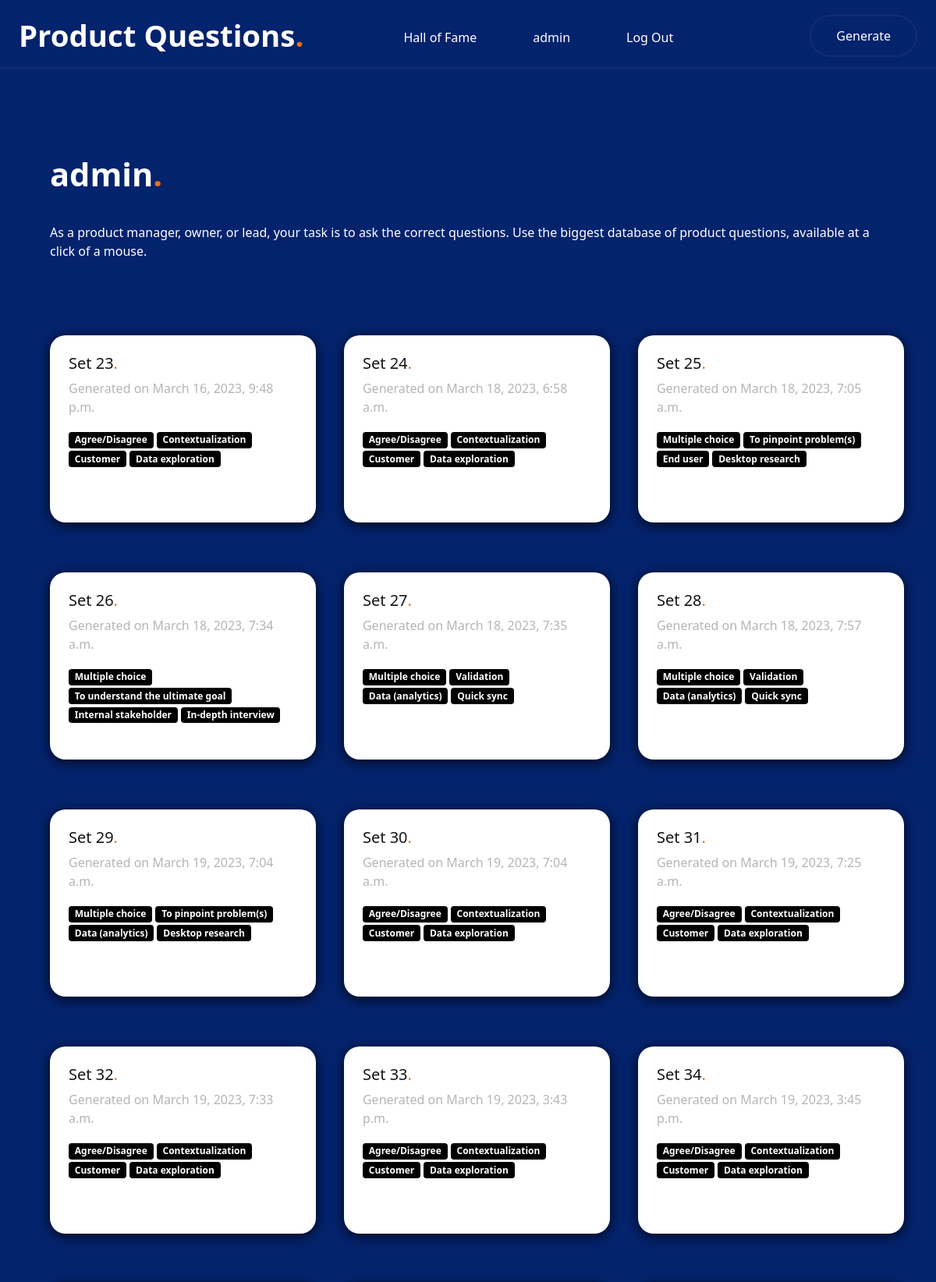
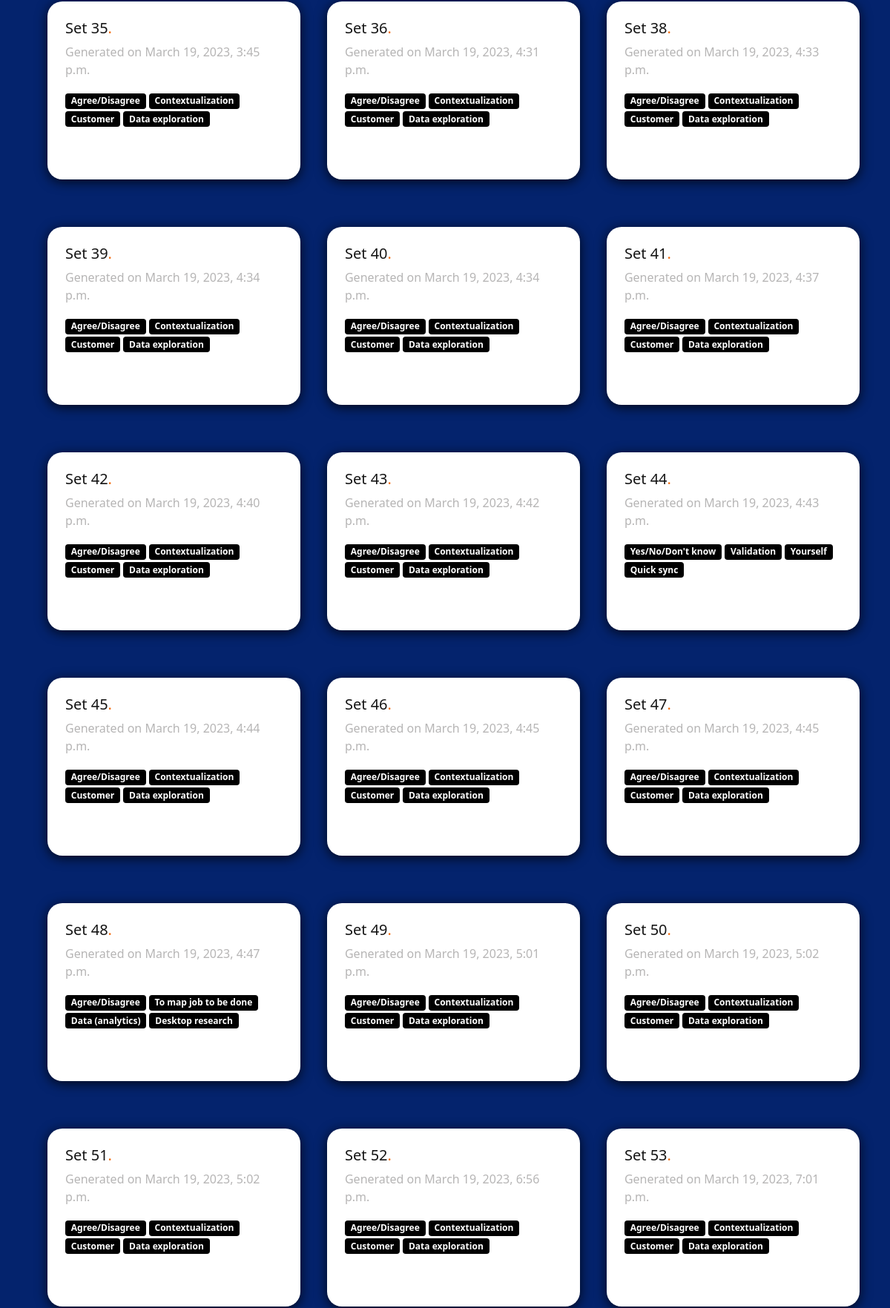
The app's page /user (signed in, upper part) with its own data (2 pictures, top to bottom).
### PQ/models.py (models this page shows)
class User(AbstractUser):
    pass

class Set(models.Model):
    questions = models.ManyToManyField(Question, related_name="questions_set")
    user = models.ForeignKey(User, on_delete=models.CASCADE, related_name="users_sets")
    dategenerated = models.DateTimeField(default=now)
    type = models.ForeignKey(Type, on_delete=models.CASCADE ,verbose_name="types of questions", blank=False, related_name="typeset")
    why = models.ForeignKey(Why, on_delete=models.CASCADE ,verbose_name="why you want to ask them", blank=False, related_name="whyset")
    who = models.ForeignKey(Who, on_delete=models.CASCADE ,verbose_name="who you want to ask", blank=False, related_name="whoset")
    when = models.ForeignKey(When, on_delete=models.CASCADE ,verbose_name="when you want to use them", blank=False, related_name="wheset")
    firsttime = models.BooleanField(default=True)

class Type(models.Model):
    type = models.CharField(max_length=100)
    class Meta:
        ordering = ['type']
    def __str__(self):
        return self.type

class Why(models.Model):
    why = models.CharField(max_length=100)
    class Meta:
        ordering = ['why']
    def __str__(self):
        return self.why

class Who(models.Model):
    who = models.CharField(max_length=100)
    class Meta:
        ordering = ['who']
    def __str__(self):
        return self.who

class When(models.Model):
    when = models.CharField(max_length=100)
    class Meta:
        ordering = ['when']
    def __str__(self):
        return self.when

### PQ/views.py (the view)
# urls.py: path("user", views.user, name="user"),
@login_required(login_url='index')
def user(request):
    user = request.user
    sets = Set.objects.filter(user=user)
    return render(request, "PQ/user.html", {
            "sets": sets,
            "user": user,
     })

### PQ/templates/PQ/user.html
{% extends "PQ/layout.html" %}
{% block body %}
<div class="usercontainer">
    <div class="titlewhite">
        {{user.username}}<span class="spanincolumns">.</span>
    </div>
    <div class=" texttophof fw-lighter">
        As a product manager, owner, or lead, your task is to ask the correct questions.
        Use the biggest database of product questions, available at a click of a mouse.
    </div>
        {% for set in sets %}
                <a href="{% url 'set' set.id %}">
                    <div class="setcardsmall">
                        <h5>Set {{set.id}}<span class="spanincolumns">.</span></h5>
                        <div class="setgenerated">
                            Generated on {{set.dategenerated}}
                        </div>
                        <div classs="spans">
                            <span class="badgecolorblack badge badge-dark">{{set.type}}</span>
                            <span class="badgecolorblack badge badge-dark">{{set.why}}</span>
                            <span class="badgecolorblack badge badge-dark">{{set.who}}</span>
                            <span class="badgecolorblack badge badge-dark">{{set.when}}</span>
                            </div>
                    </div>
                </a>
        {% endfor %}
</div>
{% endblock %}

### PQ/templates/PQ/layout.html (shortened to what this page needs)
{% load static %}
<!DOCTYPE html>
<html lang="en">
    <head>
        <link href="https://cdn.jsdelivr.net/npm/bootstrap@5.1.3/dist/css/bootstrap.min.css" rel="stylesheet">
        <link href="static/PQ/styles.css" rel="stylesheet">
    </head>
    <body>
        <header class="primary-header">
            <nav class="navbar container">
                <a class="logo" href="{% url 'index' %}">Product Questions<span class="spanincolumns">.</span></a>
                <ul class="nav-list">
                    <li class="nav-item">
                        <a class="nav-link" href="{% url 'halloffame' %}">Hall of Fame</a>
                        </li>
                    {% if user.is_authenticated %}
                        <li>
                            <a class="nav-link" href="{% url 'user' %}">{{ user.username }}</a>
                        </li>
                        <li >
                            <a class="nav-link" href="{% url 'logout' %}">Log Out</a>
                        </li>
                    {% else %}
                        <li >
                            <a class="nav-link" href="{% url 'login' %}">Log In</a>
                        </li>
                    {% endif %}
                </ul>
                <a href="{% url 'generate' %}" class="button">Generate</a>
            </nav>
        </header>
        <div>
            {% block body %}
            {% endblock %}
        </div>
    </body>
</html>

### PQ/static/PQ/styles.css (style rules this page uses)
body { background-attachment: fixed; background-size: cover; height: 100%; }
a:link { text-decoration: none; color: #fff; }
.primary-header { position:fixed; top: 0; left: 0; z-index: 999; width: 100%; transition: background-color 0.5s; }
.container { max-width: 120rem; margin-inline: auto; padding-inline: 1.5rem; }
.navbar { height: 5.5rem; display: flex; align-items: center; justify-content: space-between; border-bottom: 2px solid rgba(255, 255, 255, 0.05); transition: 0.25s; color: #fff; }
.logo { font-size: 2.4rem; font-weight: 800; color: #151515; }
.nav-list { list-style: none; display: flex; gap: 2.5rem; margin-left: 5rem; margin-right: auto; padding-top: 20px; }
.nav-link { transition: color .25s; text-align: left; color: #d3d3d3; }
.button { border: 2px solid rgba(255, 255, 255, 0.05); display: inline-block; color: #f16b0e; padding: 0.8rem 2rem; border-radius: 2rem; transition: background-color 0.25s; }
.spanincolumns { color: #f16b0e; }
.setgenerated { padding-bottom: 1rem; color: #b6b5b5; }
.usercontainer { padding-top: 8rem; text-align: left; color:#fff; justify-content: center; display: flex; width: 100%; background-color: #04236d; display: inline-block; padding-left: 4rem; }
.setcardsmall { margin: 2rem; margin-left: 0rem; position:relative; display: inline-table; font-size: 1rem; padding-top: 1rem; background-color: #fff; color: #151515; width: 30%; height: 15rem; text-align: left; border-radius: 20px; box-shadow: 0 3px 1rem rgba(0, 0, 0, 0.8); padding: 1.5rem; }
.badgecolorblack { background-color:black }
.texttophof { padding-bottom: 4rem; padding-right: 4rem; }
.titlewhite { margin: 2rem; margin-top: 4rem; margin-left: 0rem; display: inline-block; font-size: 2.6rem; font-weight: 800; color: #fff; }

### records on screen
User: username "admin"
Set: id "23", dategenerated "March 16, 2023, 9:48 p.m.", type "Agree/Disagree", why "Contextualization", who "Customer", when "Data exploration"
Set: id "24", dategenerated "March 18, 2023, 6:58 a.m.", type "Agree/Disagree", why "Contextualization", who "Customer", when "Data exploration"
Set: id "25", dategenerated "March 18, 2023, 7:05 a.m.", type "Multiple choice", why "To pinpoint problem(s)", who "End user", when "Desktop research"
Set: id "26", dategenerated "March 18, 2023, 7:34 a.m.", type "Multiple choice", why "To understand the ultimate goal", who "Internal stakeholder", when "In-depth interview"
Set: id "27", dategenerated "March 18, 2023, 7:35 a.m.", type "Multiple choice", why "Validation", who "Data (analytics)", when "Quick sync"
Set: id "28", dategenerated "March 18, 2023, 7:57 a.m.", type "Multiple choice", why "Validation", who "Data (analytics)", when "Quick sync"
Set: id "29", dategenerated "March 19, 2023, 7:04 a.m.", type "Multiple choice", why "To pinpoint problem(s)", who "Data (analytics)", when "Desktop research"
Set: id "30", dategenerated "March 19, 2023, 7:04 a.m.", type "Agree/Disagree", why "Contextualization", who "Customer", when "Data exploration"
Set: id "31", dategenerated "March 19, 2023, 7:25 a.m.", type "Agree/Disagree", why "Contextualization", who "Customer", when "Data exploration"
Set: id "32", dategenerated "March 19, 2023, 7:33 a.m.", type "Agree/Disagree", why "Contextualization", who "Customer", when "Data exploration"
Set: id "33", dategenerated "March 19, 2023, 3:43 p.m.", type "Agree/Disagree", why "Contextualization", who "Customer", when "Data exploration"
Set: id "34", dategenerated "March 19, 2023, 3:45 p.m.", type "Agree/Disagree", why "Contextualization", who "Customer", when "Data exploration"
Set: id "35", dategenerated "March 19, 2023, 3:45 p.m.", type "Agree/Disagree", why "Contextualization", who "Customer", when "Data exploration"
Set: id "36", dategenerated "March 19, 2023, 4:31 p.m.", type "Agree/Disagree", why "Contextualization", who "Customer", when "Data exploration"
Set: id "38", dategenerated "March 19, 2023, 4:33 p.m.", type "Agree/Disagree", why "Contextualization", who "Customer", when "Data exploration"
Set: id "39", dategenerated "March 19, 2023, 4:34 p.m.", type "Agree/Disagree", why "Contextualization", who "Customer", when "Data exploration"
Set: id "40", dategenerated "March 19, 2023, 4:34 p.m.", type "Agree/Disagree", why "Contextualization", who "Customer", when "Data exploration"
Set: id "41", dategenerated "March 19, 2023, 4:37 p.m.", type "Agree/Disagree", why "Contextualization", who "Customer", when "Data exploration"
Set: id "42", dategenerated "March 19, 2023, 4:40 p.m.", type "Agree/Disagree", why "Contextualization", who "Customer", when "Data exploration"
Set: id "43", dategenerated "March 19, 2023, 4:42 p.m.", type "Agree/Disagree", why "Contextualization", who "Customer", when "Data exploration"
Set: id "44", dategenerated "March 19, 2023, 4:43 p.m.", type "Yes/No/Don't know", why "Validation", who "Yourself", when "Quick sync"
Set: id "45", dategenerated "March 19, 2023, 4:44 p.m.", type "Agree/Disagree", why "Contextualization", who "Customer", when "Data exploration"
Set: id "46", dategenerated "March 19, 2023, 4:45 p.m.", type "Agree/Disagree", why "Contextualization", who "Customer", when "Data exploration"
Set: id "47", dategenerated "March 19, 2023, 4:45 p.m.", type "Agree/Disagree", why "Contextualization", who "Customer", when "Data exploration"
Set: id "48", dategenerated "March 19, 2023, 4:47 p.m.", type "Agree/Disagree", why "To map job to be done", who "Data (analytics)", when "Desktop research"
Set: id "49", dategenerated "March 19, 2023, 5:01 p.m.", type "Agree/Disagree", why "Contextualization", who "Customer", when "Data exploration"
Set: id "50", dategenerated "March 19, 2023, 5:02 p.m.", type "Agree/Disagree", why "Contextualization", who "Customer", when "Data exploration"
Set: id "51", dategenerated "March 19, 2023, 5:02 p.m.", type "Agree/Disagree", why "Contextualization", who "Customer", when "Data exploration"
Set: id "52", dategenerated "March 19, 2023, 6:56 p.m.", type "Agree/Disagree", why "Contextualization", who "Customer", when "Data exploration"
Set: id "53", dategenerated "March 19, 2023, 7:01 p.m.", type "Agree/Disagree", why "Contextualization", who "Customer", when "Data exploration"
